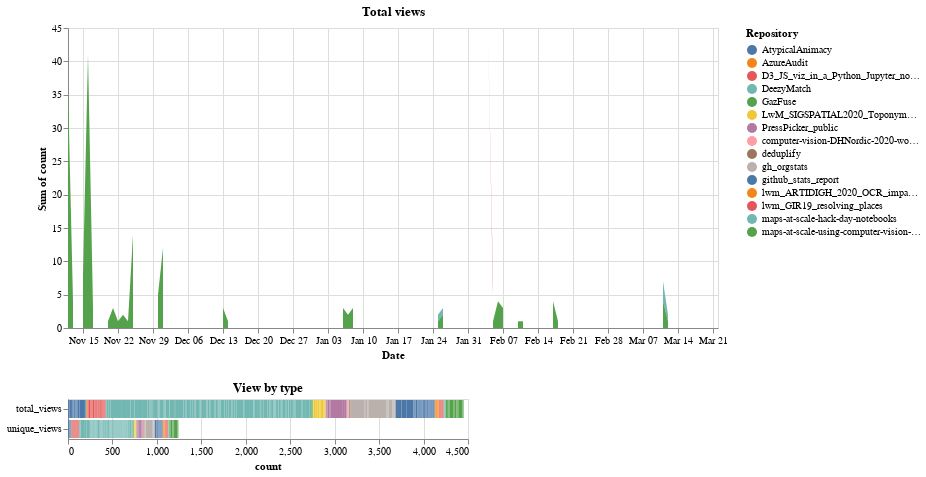

Notebook code for this chart:
### Markdown cell above
## Views over time

The top chart shows us the total views over time by repository, the bottom histogram breaks this down by view type

### Code cell
chart & bar

### Figure 1 — Vega-Lite specification as saved in the notebook (floating-point values rounded to 4 significant figures; data arrays with more than 128 entries replaced by an {"elided": "..."} marker saying what was removed)
{"config": {"view": {"continuousWidth": 400, "continuousHeight": 300}}, "vconcat": [{"mark": "area", "encoding": {"color": {"type": "nominal", "field": "variable_0", "title": "Repository"}, "tooltip": {"type": "quantitative", "aggregate": "sum", "field": "count"}, "x": {"type": "temporal", "axis": {"tickCount": 24, "title": "Date"}, "field": "index"}, "y": {"type": "quantitative", "aggregate": "sum", "field": "count"}}, "selection": {"selector001": {"type": "interval"}}, "title": "Total views", "transform": [{"filter": {"equal": "total_views", "field": "variable_1"}}], "width": 650}, {"mark": "bar", "encoding": {"color": {"type": "nominal", "field": "variable_0", "title": "Repository"}, "x": {"type": "quantitative", "field": "count"}, "y": {"type": "nominal", "field": "variable_1", "title": null}}, "title": "View by type", "transform": [{"filter": {"selection": "selector001"}}]}], "data": {"name": "data-a5111c873a3997f4b5f1c7522feb6605"}, "$schema": "https://vega.github.io/schema/vega-lite/v4.8.1.json", "datasets": {"data-a5111c873a3997f4b5f1c7522feb6605": {"elided": "3870 records"}}}
